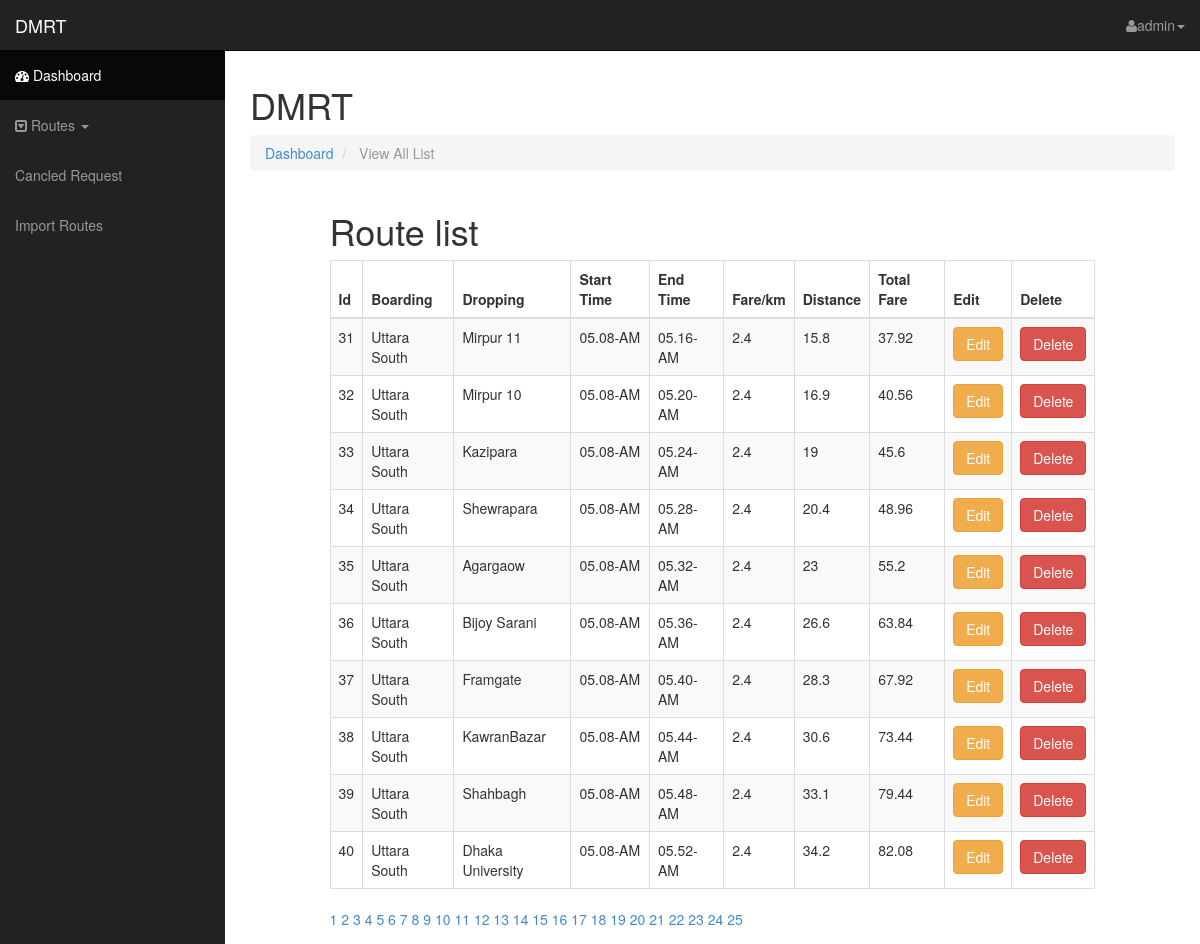
Page /admin/view_all_items.php?page_no=3 (signed in) on the committed database.
### tables this page shows
CREATE TABLE `route_details` (
  `rd_id` int(11) NOT NULL,
  `rd_boarding_point` varchar(255) NOT NULL,
  `rd_dropping_point` varchar(255) NOT NULL,
  `rd_start_timing` varchar(255) NOT NULL,
  `rd_end_timing` varchar(255) NOT NULL,
  `rd_fare_per_km` varchar(255) NOT NULL,
  `rd_distance` varchar(255) NOT NULL,
  `rd_total_fare` varchar(255) NOT NULL
);

### admin/lib/database.php (called while the page is built, shortened)
<?php
Class Database{
	public $host   = DB_HOST;
	public $user   = DB_USER;
	public $pass   = DB_PASS;
	public $dbname = DB_NAME;
	public $link;
	private function connectDB(){
	$this->link = new mysqli($this->host, $this->user, $this->pass, $this->dbname);
 }
	public function select($query){
		$result = $this->link->query($query) or die($this->link->error.__LINE__);
		if($result->num_rows > 0){
			return $result;
		} else {
			return false;
		}
	}
}

### admin/view_all_items.php (the view, shortened to what this page needs)
<?php require 'include/header.php'; ?>
<?php require 'include/sidebar.php'; ?>
<div id="page-wrapper">
	<div class="row">
		<div class="col-lg-12">
			<h1>DMRT<small></small></h1>
			<ol class="breadcrumb">
				<li><a href="#"><i class="icon-dashboard"></i> Dashboard</a></li>
				<li class="active"><i class="icon-file-alt"></i> View All List</li>
			</ol>
			<div class="row">
				<div class="col-md-10 col-md-offset-1">
					<?php
					$Showing_item = 10;
					if (isset($_GET['page_no'])) {
						$page_no = $_GET['page_no'];
						$page_no = $page_no*$Showing_item;
					}else{
						$page_no = 0;
						$page_no*$Showing_item;
					}
					$select_query = "SELECT * FROM route_details ORDER BY rd_id LIMIT $page_no, $Showing_item ";
					$rslts = $db->select($select_query);
					if ($rslts) {?>
						<h1>Route  list</h1>
						<div class="table-responsive">
							<table class="table table-bordered table-hover table-striped tablesorter">
								<thead>
									<tr>
										<th>Id</th>
										<th>Boarding</th>
										<th>Dropping</th>
										<th>Start Time</th>
										<th>End Time</th>
										<th>Fare/km</th>
										<th>Distance</th>
										<th>Total Fare</th>
										<th>Edit</th>
										<th>Delete</th>
									</tr>
								</thead>
								<tbody>
									<?php while ($row = $rslts->fetch_assoc()) { ?>
										<tr>
											<td><?php echo $row['rd_id']; ?></td>
											<td><?php echo $row['rd_boarding_point']; ?></td>
											<td><?php echo $row['rd_dropping_point']; ?></td>
											<td><?php echo $row['rd_start_timing']; ?></td>
											<td><?php echo $row['rd_end_timing']; ?></td>
											<td><?php echo $row['rd_fare_per_km']; ?></td>
											<td><?php echo $row['rd_distance']; ?></td>
											<td><?php echo $row['rd_total_fare']; ?></td>
											<td>
												<a href="edit_item.php?edit=<?php echo $row['rd_id']; ?>"><button class="btn btn-warning">Edit</button></a>
											</td>
											<td>
												<a href="?delete=<?php echo $row['rd_id']; ?>"><button class="btn btn-danger">Delete</button></a>
											</td>
										</tr>
									<?php } ?>
								</tbody>
							</table>
						</div>
						<?php
						$select_query1 = "SELECT rd_id FROM route_details ";
						$rslts1 = $db->select($select_query1);
						$count =  mysqli_num_rows($rslts1);
						$total_page = $count/$Showing_item;
						$total_page = ceil($total_page);
						if ($total_page>1) { ?>
							<span>
							<?php for ($i=0; $i < $total_page; $i++) { ?>
								<a href="?page_no=<?php echo $i; ?>"><?php echo $i+1; ?></a>
							<?php } ?>
							</span>
						<?php }
						 ?>
					<?php }else{
						echo "<h1 style='color:red;text-align:center;'>No Item Found</h1>";
					}
					?>
				</div>
			</div>
		</div>
	</div>
</div>
<?php require 'include/footer.php'; ?>

### admin/css/sb-admin.css (style rules this page uses)
body { margin-top: 50px; }
#page-wrapper { width: 100%; padding: 5px 15px; }
table.tablesorter thead { cursor: pointer; }
@media (min-width:768px) { #page-wrapper { padding: 15px 25px; } }

### rows in the picture
route_details: rd_id "31", rd_boarding_point "Uttara South", rd_dropping_point "Mirpur 11", rd_start_timing "05.08-AM", rd_end_timing "05.16-AM", rd_fare_per_km "2.4", rd_distance "15.8", rd_total_fare "37.92"
route_details: rd_id "32", rd_boarding_point "Uttara South", rd_dropping_point "Mirpur 10", rd_start_timing "05.08-AM", rd_end_timing "05.20-AM", rd_fare_per_km "2.4", rd_distance "16.9", rd_total_fare "40.56"
route_details: rd_id "33", rd_boarding_point "Uttara South", rd_dropping_point "Kazipara", rd_start_timing "05.08-AM", rd_end_timing "05.24-AM", rd_fare_per_km "2.4", rd_distance "19", rd_total_fare "45.6"
route_details: rd_id "34", rd_boarding_point "Uttara South", rd_dropping_point "Shewrapara", rd_start_timing "05.08-AM", rd_end_timing "05.28-AM", rd_fare_per_km "2.4", rd_distance "20.4", rd_total_fare "48.96"
route_details: rd_id "35", rd_boarding_point "Uttara South", rd_dropping_point "Agargaow", rd_start_timing "05.08-AM", rd_end_timing "05.32-AM", rd_fare_per_km "2.4", rd_distance "23", rd_total_fare "55.2"
route_details: rd_id "36", rd_boarding_point "Uttara South", rd_dropping_point "Bijoy Sarani", rd_start_timing "05.08-AM", rd_end_timing "05.36-AM", rd_fare_per_km "2.4", rd_distance "26.6", rd_total_fare "63.84"
route_details: rd_id "37", rd_boarding_point "Uttara South", rd_dropping_point "Framgate", rd_start_timing "05.08-AM", rd_end_timing "05.40-AM", rd_fare_per_km "2.4", rd_distance "28.3", rd_total_fare "67.92"
route_details: rd_id "38", rd_boarding_point "Uttara South", rd_dropping_point "KawranBazar", rd_start_timing "05.08-AM", rd_end_timing "05.44-AM", rd_fare_per_km "2.4", rd_distance "30.6", rd_total_fare "73.44"
route_details: rd_id "39", rd_boarding_point "Uttara South", rd_dropping_point "Shahbagh", rd_start_timing "05.08-AM", rd_end_timing "05.48-AM", rd_fare_per_km "2.4", rd_distance "33.1", rd_total_fare "79.44"
route_details: rd_id "40", rd_boarding_point "Uttara South", rd_dropping_point "Dhaka University", rd_start_timing "05.08-AM", rd_end_timing "05.52-AM", rd_fare_per_km "2.4", rd_distance "34.2", rd_total_fare "82.08"

### other values in the picture
Session::get_session("adminName") "admin"
